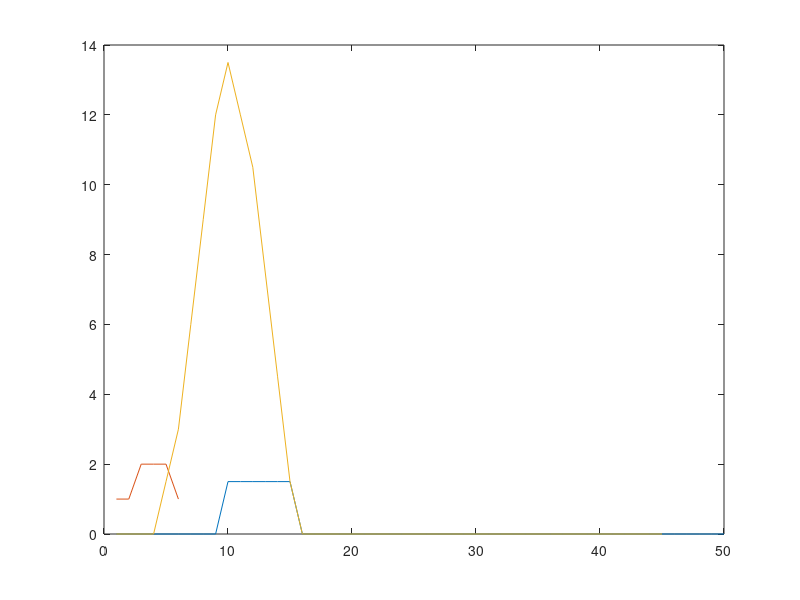

Source code (MATLAB): (Note: this script raises an error after producing the figure.)
clear all
clear all
x = zeros(50,1);
x(10:15)=1.5;
%x(1:6)=1.5;

%y = zeros(25,1);
%y(1:2)=2;
y=[1;1;2; 2; 2; 1];

%xy = conv(x,y,'same');
xy = conv(x,y,'valid');
% ftxy = fft(xy);
% y = padarray(y,(length(xy)-length(y))/2);
% fty = fft(y);
% 
% 
% xyDecon = ifft(ftxy./fty);
%xyDecon = ifftshift(ftxy./fty);

figure
plot(x)
hold on
plot(y)
plot(xy)
%plot(xyDecon,'.-')
xyDecon = fdeconv(xy,y);
[xyDecon2,xyDecon2R] = deconv(xy,y);
plot(xyDecon,'*-')
plot(xyDecon,'o-')
hold off
legend('x','y','xy','xyDecon')
